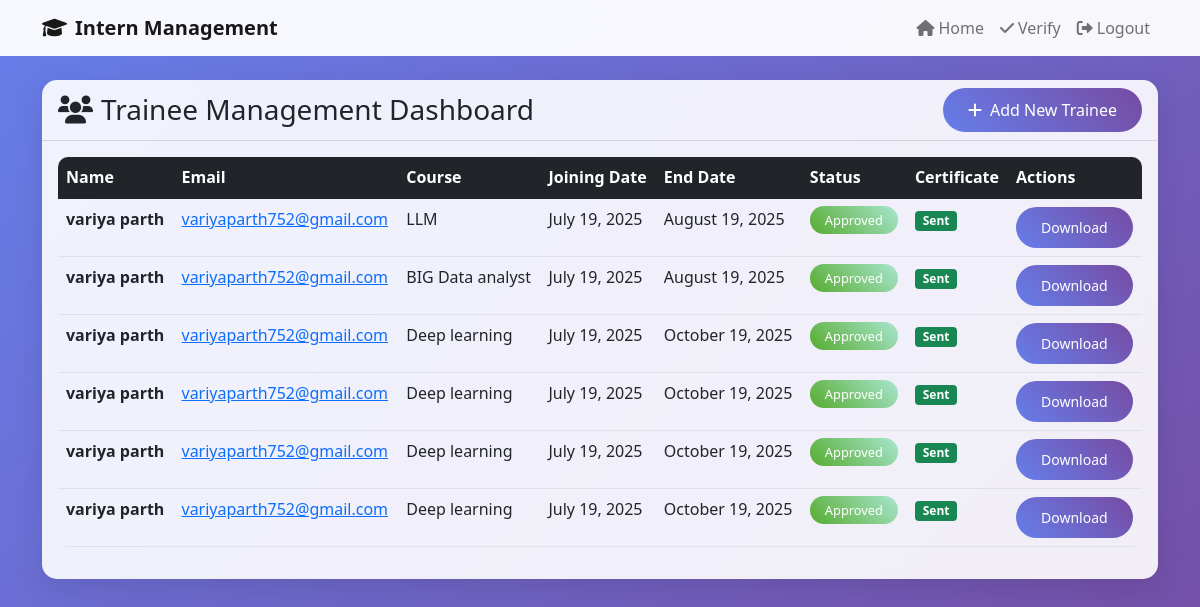
The app's page /trainees (signed in) with its own data.
### app.py (models this page shows)
class Trainee(db.Model):
    id = db.Column(db.Integer, primary_key=True)
    name = db.Column(db.String(100), nullable=False)
    email = db.Column(db.String(120), nullable=False)
    course = db.Column(db.String(140), nullable=False)
    joining_date = db.Column(db.Date, nullable=False)
    end_date = db.Column(db.Date, nullable=False)
    status = db.Column(db.String(20), default='pending')
    certificate_sent = db.Column(db.Boolean, default=False)
    verification_id = db.Column(db.String(50), unique=True)

### app.py (the view)
@app.route('/trainees')
@login_required
def trainees_dashboard():
    trainees = Trainee.query.all()
    return render_template('trainees_dashboard.html', trainees=trainees)

### app.py (called while the page is built)
@login_manager.user_loader
def load_user(user_id):
    return Admin.query.get(int(user_id))

### templates/trainees_dashboard.html (shortened to what this page needs)
{% extends "base.html" %}
{% block content %}
<div class="row">
    <div class="col-12">
        <div class="card">
            <div class="card-header bg-transparent d-flex justify-content-between align-items-center">
                <h3 class="mb-0"><i class="fas fa-users me-2"></i>Trainee Management Dashboard</h3>
                <a href="{{ url_for('add_trainee') }}" class="btn btn-primary">
                    <i class="fas fa-plus me-2"></i>Add New Trainee
                </a>
            </div>
            <div class="card-body">
                {% if trainees %}
                <div class="table-responsive">
                    <table class="table table-hover">
                        <thead class="table-dark">
                            <tr>
                                <th>Name</th>
                                <th>Email</th>
                                <th>Course</th>
                                <th>Joining Date</th>
                                <th>End Date</th>
                                <th>Status</th>
                                <th>Certificate</th>
                                <th>Actions</th>
                            </tr>
                        </thead>
                        <tbody>
                            {% for t in trainees %}
                            <tr>
                                <td><strong>{{ t.name }}</strong></td>
                                <td><a href="mailto:{{ t.email }}">{{ t.email }}</a></td>
                                <td>{{ t.course }}</td>
                                <td>{{ t.joining_date.strftime('%B %d, %Y') }}</td>
                                <td>{{ t.end_date.strftime('%B %d, %Y') }}</td>
                                <td>
                                    {% if t.status == 'pending' %}
                                        <span class="status-pending">Pending</span>
                                    {% elif t.status == 'approved' %}
                                        <span class="status-approved">Approved</span>
                                    {% else %}
                                        <span class="status-rejected">Rejected</span>
                                    {% endif %}
                                </td>
                                <td>
                                    {% if t.certificate_sent %}
                                        <span class="badge bg-success">Sent</span>
                                    {% else %}
                                        <span class="badge bg-secondary">Not Sent</span>
                                    {% endif %}
                                </td>
                                <td>
                                    <div class="btn-group" role="group">
                                        {% if t.status == 'pending' %}
                                            <a class="btn btn-success btn-sm" href="{{ url_for('approve_trainee', trainee_id=t.id) }}">Approve</a>
                                            <a class="btn btn-danger btn-sm" href="{{ url_for('reject_trainee', trainee_id=t.id) }}">Reject</a>
                                        {% elif t.status == 'approved' %}
                                            <a class="btn btn-primary btn-sm" href="{{ url_for('download_trainee_certificate', trainee_id=t.id) }}">Download</a>
                                        {% endif %}
                                    </div>
                                </td>
                            </tr>
                            {% endfor %}
                        </tbody>
                    </table>
                </div>
                {% else %}
                <div class="text-center py-5">
                    <h4 class="text-muted">No trainees found</h4>
                    <a href="{{ url_for('add_trainee') }}" class="btn btn-primary">Add First Trainee</a>
                </div>
                {% endif %}
            </div>
        </div>
    </div>
</div>
{% endblock %}

### templates/base.html (style rules this page uses)
body { background: linear-gradient(135deg, #667eea 0%, #764ba2 100%); min-height: 100vh; }
.card { border: none; border-radius: 15px; box-shadow: 0 10px 30px rgba(0, 0, 0, 0.1); backdrop-filter: blur(10px); background: rgba(255, 255, 255, 0.9); }
.btn-primary { background: linear-gradient(45deg, #667eea, #764ba2); border: none; border-radius: 25px; padding: 10px 25px; }
.table { border-radius: 10px; overflow: hidden; }
.status-approved { background: linear-gradient(45deg, #56ab2f, #a8e6cf); color: white; padding: 5px 15px; border-radius: 20px; font-size: 0.8em; }

### records on screen
Trainee: name "variya parth", email "variyaparth752@gmail.com", course "LLM", joining_date "July 19, 2025", end_date "August 19, 2025", status "Approved", certificate_sent "Sent"
Trainee: name "variya parth", email "variyaparth752@gmail.com", course "BIG Data analyst", joining_date "July 19, 2025", end_date "August 19, 2025", status "Approved", certificate_sent "Sent"
Trainee: name "variya parth", email "variyaparth752@gmail.com", course "Deep learning", joining_date "July 19, 2025", end_date "October 19, 2025", status "Approved", certificate_sent "Sent"
Trainee: name "variya parth", email "variyaparth752@gmail.com", course "Deep learning", joining_date "July 19, 2025", end_date "October 19, 2025", status "Approved", certificate_sent "Sent"
Trainee: name "variya parth", email "variyaparth752@gmail.com", course "Deep learning", joining_date "July 19, 2025", end_date "October 19, 2025", status "Approved", certificate_sent "Sent"
Trainee: name "variya parth", email "variyaparth752@gmail.com", course "Deep learning", joining_date "July 19, 2025", end_date "October 19, 2025", status "Approved", certificate_sent "Sent"
